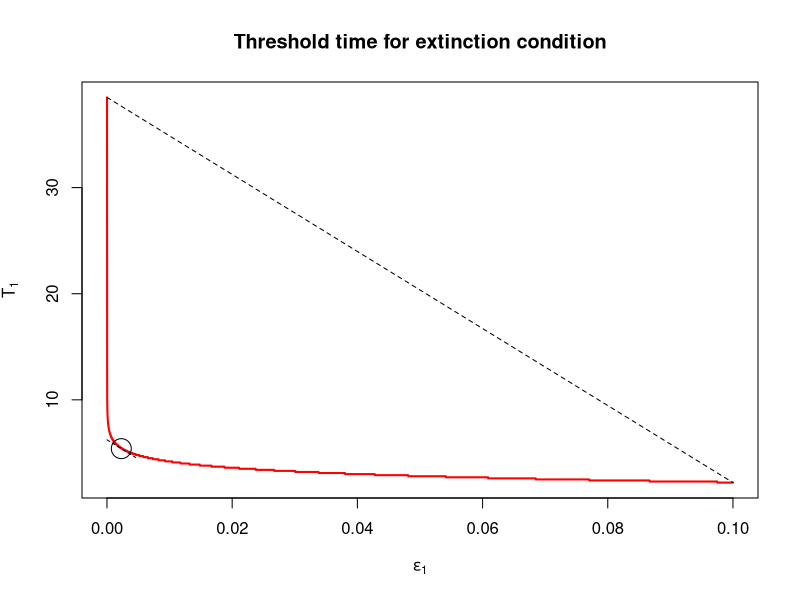
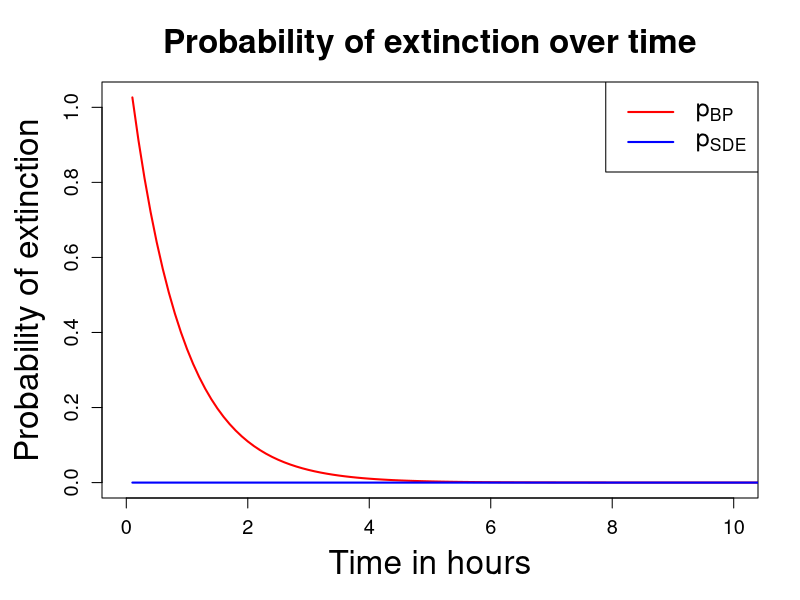

The R script that drew these images, in order:
# sde simulation
a <- 0.089
b <- 1.088
h <- 0.041
m <- 62.792
G <- m
r <- 32.072
dt <- 0.1
t <- seq(0,150,by=dt)

simulate_extinction <- function(y){
  time <- 0
  extinct <- 0
  l <- rep(0, length(t))
  m <- rep(0, length(t))
  l[1] <- 1
  m[1] <- 0
  noise1 <- rnorm(n=length(t), mean=0, sd=sqrt(dt))
  noise2 <- rnorm(n=length(t), mean=0, sd=sqrt(dt))

  for (i in 2:length(t)){
    # Allen method
    A <- ((a+b)*l[i-1] + h*(G + (1/r+1)*G^2)*m[i-1]) * (a*l[i-1] + h*m[i-1]) - (a*l[i-1] + h*G*m[i-1])^2
    B <- sqrt(A)
    C <- (2*a+b)*l[i-1] + h*(G + (1/r+1)*G^2 + 1)*m[i-1]
    D <- sqrt(C + 2*B)

    l[i] <- l[i-1] - dt*(a+b)*l[i-1] + dt*h*G*m[i-1] + ((a+b)*l[i-1] + h*(G + (1/r+1)*G^2)*m[i-1] + B)*noise1[i]/D - (a*l[i-1] + h*G*m[i-1])*noise2[i]/D
    m[i] <- m[i-1] + dt*a*l[i-1] - dt*h*m[i-1] - (a*l[i-1] + h*G*m[i-1])*noise1[i]/D + (a*l[i-1] + h*m[i-1] + B)*noise2[i]/D

    if (is.na(l[i])) l[i] <- 0
    if (is.na(m[i])) m[i] <- 0
    if (l[i] < 0) l[i] <- 0
    if (m[i] < 0) m[i] <- 0

    if (l[i]==0 && m[i]==0){
      extinct <- 1
      time <- t[i]
      break
    }

  }

  return(time)
}

# Run simulations in parallel
n_simulations <- 100000  # Number of trajectories
n_cores <- 2  # Number of cores to use

extinction_times <- unlist(parallel::mclapply(
  X = 1:n_simulations,               # Simulations index (1 to 500)
  FUN = simulate_extinction,         # The function to run
  mc.cores = n_cores                 # Number of cores to use
))

extinction_times <- extinction_times[which(extinction_times>0)]

tally <- c()
for (i in t){
  tally <- append(tally,length(which(extinction_times<i)))
}

cdf_sde <- tally / n_simulations

# Compute PDF from CDF
pdf_sde <- diff(cdf_sde) / dt

# Adjust time for PDF (midpoints of t)
t_mid <- t[-1]  # Remove the first element to align with diff(prob)

# Now BP probability of extinction code
# Extinction G NB
model <- function(t,y,parms){
  dy1 <- -(a+b)*y[1]+a*y[2]+b
  dy2 <- -h*y[2]+h*(r/(m+r-y[1]*m))^(r)
  list(c(dy1,dy2))
}
yini <- c(y1=0,y2=0)
times <- seq(from=0,to=150,by=dt)
out1 <- deSolve::ode(times=times,y=yini,func=model,parms=NULL)

cdf_bp <- out1[,2]
###

# Compute PDF from CDF
pdf_bp <- diff(cdf_bp) / dt

diff_in_prob <- abs(pdf_sde - pdf_bp)

# Generate the sequence for eps
eps <- seq(0.00001, 0.1, by=0.00001)

# Function to process a single epsilon
compute_time <- function(epsilon) {
  # Find the first time point where diff_in_prob is less than the epsilon
  t_mid[which(diff_in_prob < epsilon)[1]] + dt
}

# Use mclapply for parallel processing
TIMES <- unlist(parallel::mclapply(
  X = eps,                # The list of epsilons
  FUN = compute_time,     # The function to apply
  mc.cores = 2  # Use all but one core
))

# Now produce plots
plot(eps,TIMES,col="red",lwd=2,type="l",xlab=expression(epsilon[1]),ylab=expression(T[1]),main="Threshold time for extinction condition")
grad <- (TIMES[length(TIMES)]-TIMES[1])/(eps[length(eps)]-eps[1])
dis <- c()
for (i in 1:length(eps)){
  dis <- append(dis,TIMES[1]+grad*eps[i]-TIMES[i])}
t <- which(dis==max(dis))
lines(c(eps[1],eps[length(eps)]),c(TIMES[1],TIMES[length(TIMES)]),type="l",lty=2)
lines(seq(0,2*eps[t],by=0.00000001),TIMES[t]-grad*(eps[t]-seq(0,2*eps[t],by=0.00000001)),lty=2)
symbols(eps[t],TIMES[t],circles=1,add=TRUE,inches=0.1)

eps[t]
TIMES[t]

# Save plot with 600 DPI resolution
tiff("Fig3.1.tiff", width = 8, height = 6, units = "in", res = 600, compression = "lzw")

# Increase font size globally
par(cex.lab = 2,   # Axis labels font size (1.5x default size)
    cex.main = 2,  # Title font size
    cex.axis = 1.2,  # Axis tick label font size
    mar = c(5, 5, 4, 2) + 0.1)  # Adjust margins (optional for better space)

# Produce plot
plot(t_mid,pdf_bp,xlim=c(0,10),lwd=2,type="l",col="red",xlab="Time in hours",ylab="Probability of extinction",main="Probability of extinction over time")
lines(t_mid,pdf_sde,lwd=2,col="blue")

# Increase legend text size using cex
legend("topright", legend = c(expression(p[BP]), expression(p[SDE])), lwd = 2, col = c("red", "blue"), cex = 1.5)

# Close the device
dev.off()
